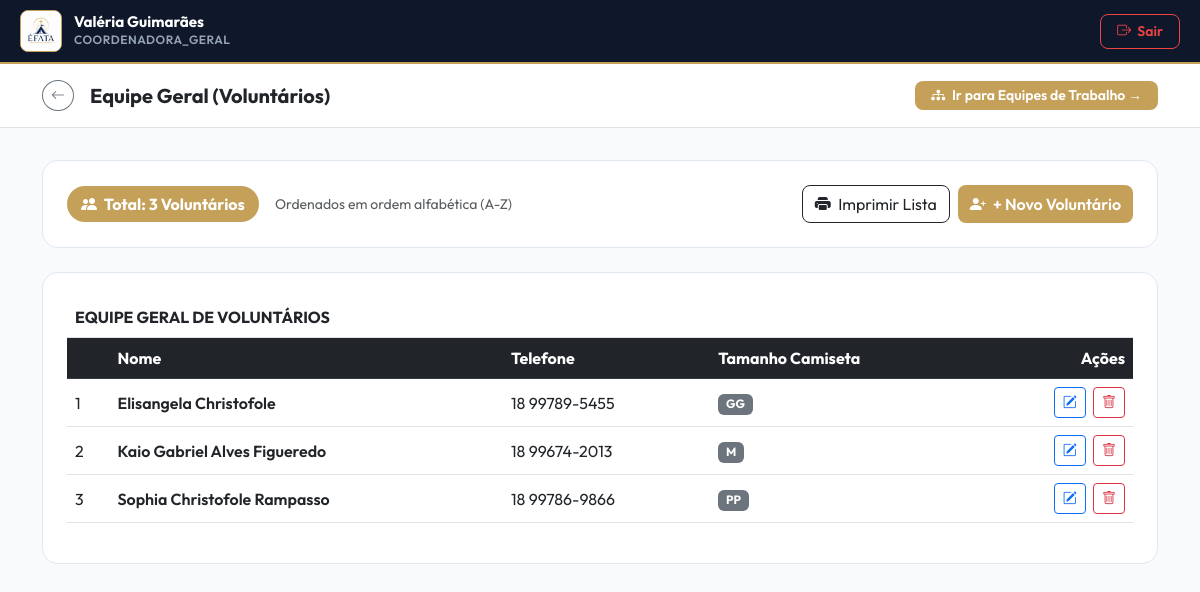
/equipe-geral.php?edicao_id=2, run on an earlier commit of the app's database.
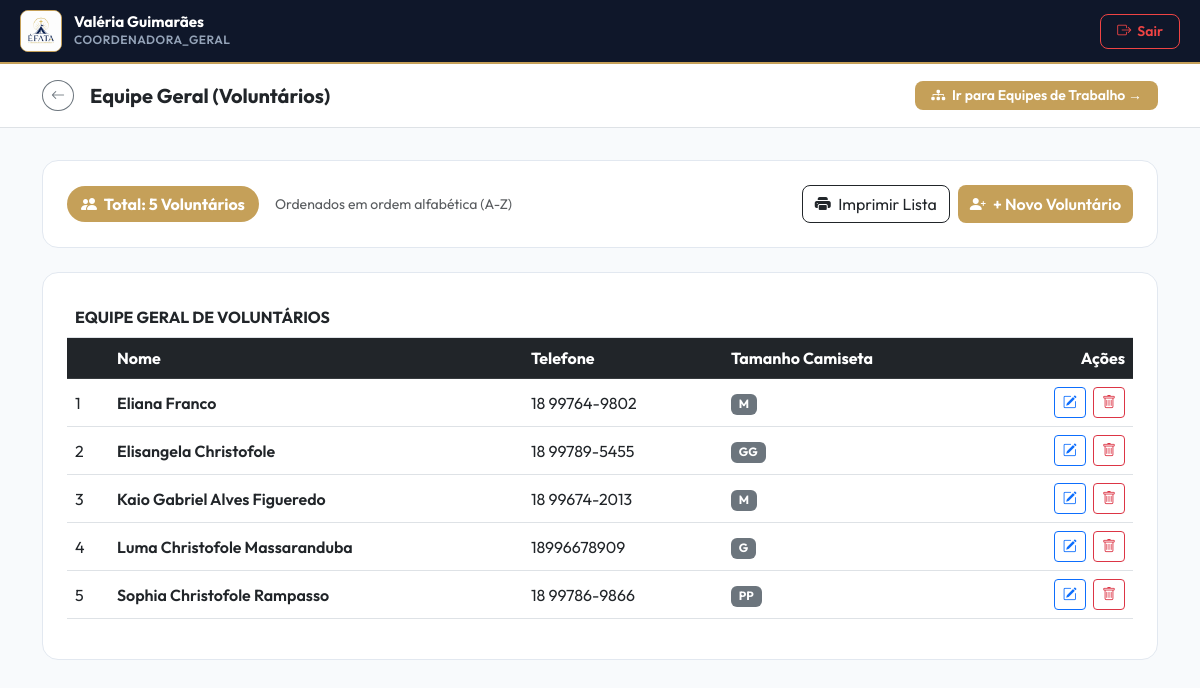
And on a later commit of the database.
### tables this page shows
CREATE TABLE `equipe_geral` (
  `id` int(11) NOT NULL,
  `edicao_id` int(11) NOT NULL,
  `nome` varchar(255) NOT NULL,
  `telefone` varchar(20) NOT NULL,
  `tamanho_camiseta` varchar(10) NOT NULL,
  `criado_em` timestamp NOT NULL DEFAULT current_timestamp(),
  `pessoa_id` int(11) DEFAULT NULL
);

### equipe-geral.php (the view, shortened to what the changed rows need)
<?php
require_once 'config/database.php';
$edicao_id = isset($_GET['edicao_id']) ? intval($_GET['edicao_id']) : 0;
$conn->query("
    CREATE TABLE IF NOT EXISTS `pessoas` (
        `id` INT AUTO_INCREMENT PRIMARY KEY,
        `nome` VARCHAR(255) NOT NULL,
        `telefone` VARCHAR(20) DEFAULT NULL,
        `data_nascimento` DATE DEFAULT NULL,
        `equipe_trabalho_origem` TEXT DEFAULT NULL,
        `campista_origem` TEXT DEFAULT NULL,
        `foto` VARCHAR(255) DEFAULT NULL,
        `created_at` TIMESTAMP DEFAULT CURRENT_TIMESTAMP,
        UNIQUE KEY `uk_nome` (`nome`)
    ) ENGINE=InnoDB DEFAULT CHARSET=utf8mb4;
");
$stmt =$conn->prepare("SELECT * FROM equipe_geral WHERE edicao_id = ? ORDER BY nome ASC");
$stmt->bind_param("i", $edicao_id);$stmt->execute();
$voluntarios =$stmt->get_result()->fetch_all(MYSQLI_ASSOC);
$total_voluntarios = count($voluntarios);
?>
<!DOCTYPE html>
<html lang="pt-br">
<head>
    <link href="https://cdn.jsdelivr.net/npm/bootstrap@5.3.0/dist/css/bootstrap.min.css" rel="stylesheet">
    <link rel="stylesheet" href="https://cdn.jsdelivr.net/npm/bootstrap-icons@1.11.0/font/bootstrap-icons.css">
    <link href="https://cdn.jsdelivr.net/npm/tom-select@2.2.2/dist/css/tom-select.bootstrap5.min.css" rel="stylesheet">
</head>
<body>
    <main class="container py-2">
        <div class="card-custom p-4 mb-4 d-flex flex-row align-items-center justify-content-between flex-wrap gap-3 no-print">
            <div class="d-flex align-items-center gap-3">
                <div class="badge-count fw-bold">
                    <i class="bi bi-people-fill me-1"></i> Total: <?= $total_voluntarios ?> Voluntários
                </div>
                <small class="text-muted">Ordenados em ordem alfabética (A-Z)</small>
            </div>
        </div>
        <div class="card-custom p-4">
            <div class="table-responsive">
                <table class="table table-hover align-middle table-print">
                    <thead>
                        <tr>
                            <th colspan="5" class="table-print-header text-start py-2">
                                EQUIPE GERAL DE VOLUNTÁRIOS
                            </th>
                        </tr>
                        <tr class="table-dark">
                            <th class="col-num"></th>
                            <th>Nome</th>
                            <th>Telefone</th>
                            <th>Tamanho Camiseta</th>
                            <th class="text-end col-acoes" style="width: 150px;">Ações</th>
                        </tr>
                    </thead>
                    <tbody>
                        <?php if (empty($voluntarios)): ?>
                            <tr><td colspan="5" class="text-center py-4 text-muted">Nenhum voluntário cadastrado na Equipe Geral.</td></tr>
                        <?php else: ?>
                            <?php $num = 1; foreach ($voluntarios as$v): ?>
                                <tr>
                                    <td class="col-num"><?= $num++ ?></td>
                                    <td class="fw-semibold text-dark"><?= htmlspecialchars($v['nome']) ?></td>
                                    <td><?= htmlspecialchars($v['telefone']) ?></td>
                                    <td><span class="badge bg-secondary tam-camiseta"><?= htmlspecialchars($v['tamanho_camiseta']) ?></span></td>
                                    <td class="text-end col-acoes">
                                        <button class="btn btn-sm btn-outline-primary me-1" data-bs-toggle="modal" data-bs-target="#modalEditarVoluntario<?= $v['id'] ?>" title="Editar">
                                            <i class="bi bi-pencil-square"></i>
                                        </button>
                                        <button class="btn btn-sm btn-outline-danger" data-bs-toggle="modal" data-bs-target="#modalExcluirVoluntario<?= $v['id'] ?>" title="Excluir">
                                            <i class="bi bi-trash"></i>
                                        </button>
                                    </td>
                                </tr>
                            <?php endforeach; ?>
                        <?php endif; ?>
                    </tbody>
                </table>
            </div>
        </div>
    </main>
</body>
</html>

What changed in the data, as far as the page shows it:
added equipe_geral: nome "Eliana Franco", telefone "18 99764-9802", tamanho_camiseta "M"
added equipe_geral: nome "Luma Christofole Massaranduba", telefone "18996678909", tamanho_camiseta "G"
Also different on the page:
$total_voluntarios: "3" → "5"
